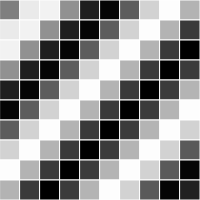
Frame 1 (no input)
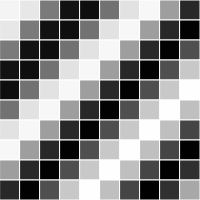
Frame 60 (no input)
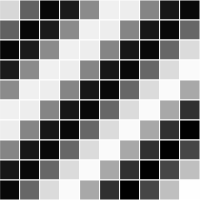
Frame 120 (the mouse pressed at the canvas centre since frame 60)

The p5.js sketch that drew these frames (run headless with seeded random() and noise() and a simulated clock; from frame 60 on, the mouse is pressed at the canvas centre):

// p5.js sketch
// ── sketch.js
let grid;

let cols = 10;
let rows = 10;

function setup() {
	createCanvas(200, 200);
	grid = [];
	for (let i = 0; i < cols; i++) {
		grid[i] = [];
		for (let j = 0; j < rows; j++) {
			grid[i][j] = new Cell(i*20,j*20,20, 20,i+j);
		}
	}
}

function draw() {
	background(0);
	for (let i = 0; i < cols; i++) {
		for (let j = 0; j < rows; j++) {
			grid[i][j].display();
			grid[i][j].oscillate();
		}
	}
}

class Cell {
	constructor(x, y, w, h, angle) {
		this.x = x;
		this.y = y;
		this.w = w;
		this.h = h;
		this.angle = angle;
	}

	display() {
		stroke(255);
		fill(127 + 127*sin(this.angle));
		rect(this.x, this.y, this.w, this.h);
	}

	oscillate() {
		this.angle += .02;
	}
}
